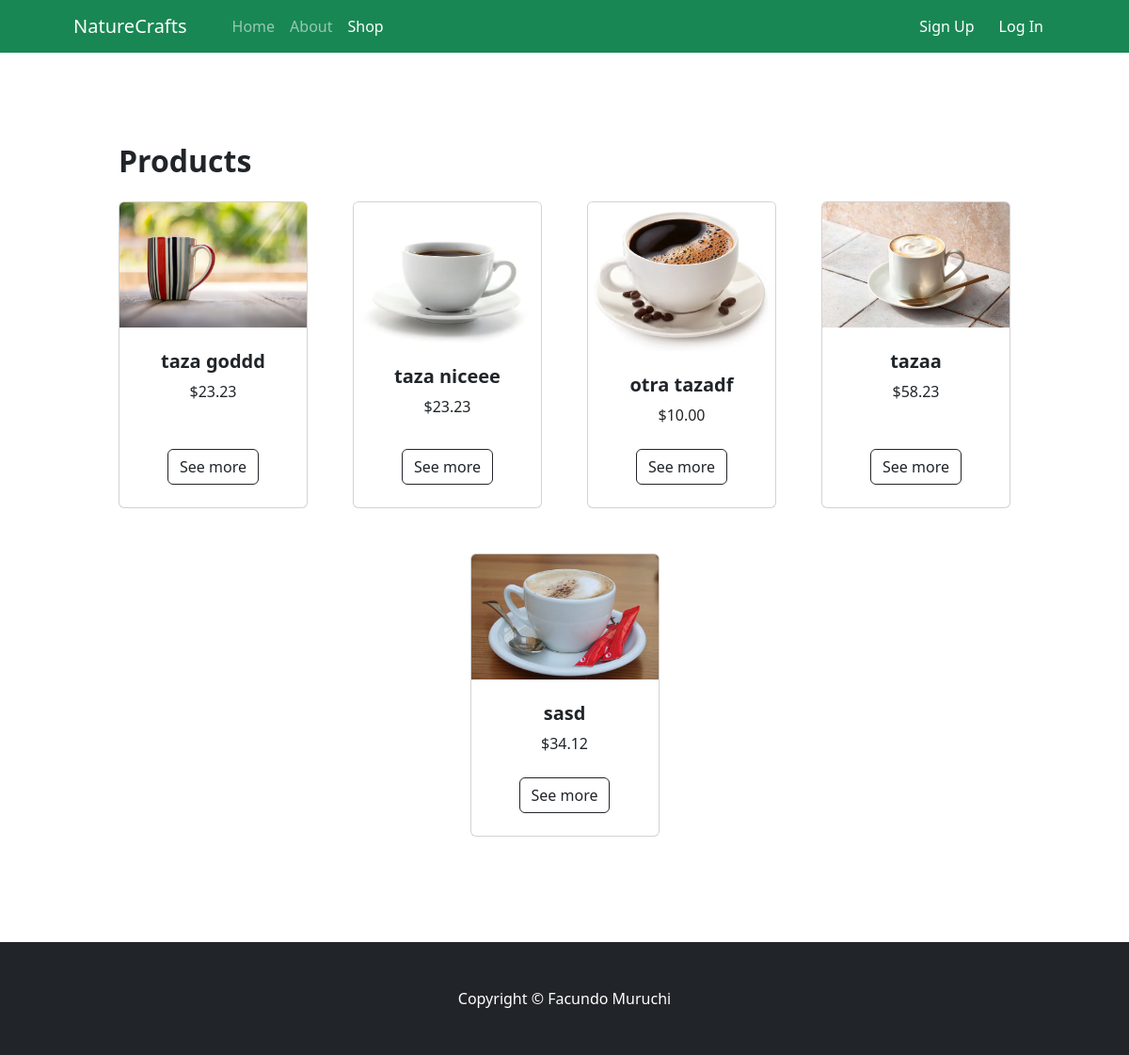
Before: /shopping/shop/ with the older database file.
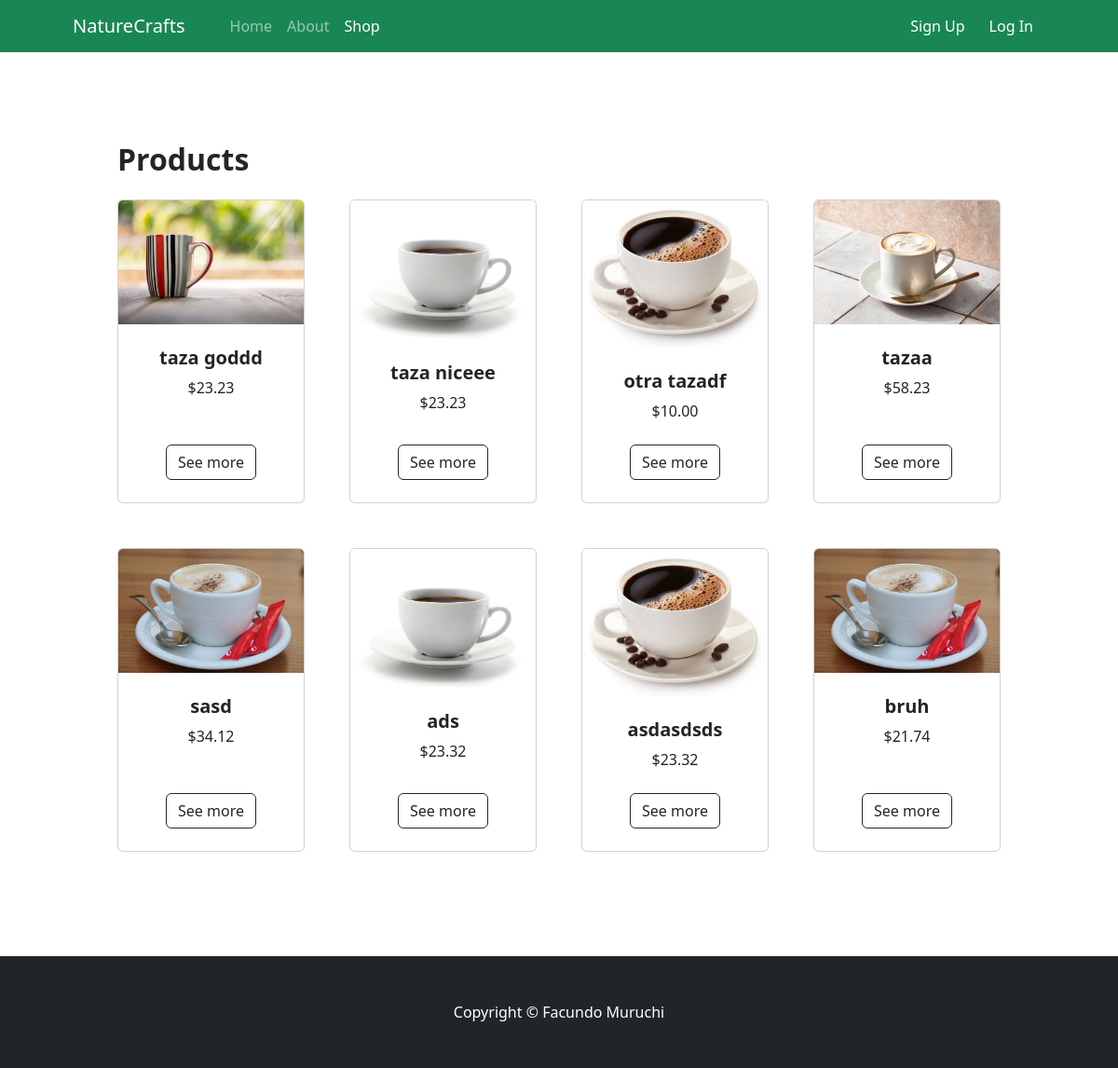
After: the same page with the newer database file.
### shopping/models.py (models this page shows, shortened)
class Post(models.Model):
    title = models.CharField(max_length=50)
    desc = RichTextField(max_length=1000)
    img = models.ImageField(upload_to='posts')
    price = models.DecimalField(max_digits=5, decimal_places=2)
    date = models.DateTimeField(auto_now=True)
    creator = models.ForeignKey(User, on_delete=models.CASCADE)

### shopping/views.py (the view)
# urls.py: path('shop/', PostListView.as_view(), name='shop'),
class PostListView(ListView):
    model = Post
    template_name = 'shopping/shop.html'

### shopping/templates/shopping/shop.html
{% extends "base.html" %}
{% load static %}
{% block active %}
<ul class="navbar-nav me-auto mb-2 mb-lg-0 ms-lg-4">
    <li class="nav-item"><a class="nav-link" href="{% url "home" %}">Home</a></li>
    <li class="nav-item"><a class="nav-link" href="{% url "about" %}">About</a></li>
    <li class="nav-item"><a class="nav-link active" aria-current="page" href="{% url "shop" %}">Shop</a></li>
</ul>
{% endblock active %}
{% block heading %}
<div class="container px-4 px-lg-5 mt-5">
    {% if object_list %}
        <h2 class="fw-bolder mb-4">Products</h2>
        <div class="row gx-4 gx-lg-5 row-cols-2 row-cols-md-3 row-cols-xl-4 justify-content-center">
            {% for post in object_list %}
                <div class="col mb-5">
                    <div class="card h-100">
                        <img class="card-img-top" src="{{post.img.url}}" alt="..." />
                        <div class="card-body p-4">
                            <div class="text-center">
                                <h5 class="fw-bolder">{{post.title}}</h5>
                                ${{post.price}}
                            </div>
                        </div>
                        <div class="card-footer p-4 pt-0 border-top-0 bg-transparent">
                            <div class="text-center"><a class="btn btn-outline-dark mt-auto" href="{% url "details" post.id %}">See more</a></div>
                        </div>
                    </div>
                </div>
            {% endfor %}
    {% else %}
        <h2 class="fw-bolder mb-4">Be the first on posting!</h2>
        <a class="btn btn-light" href="{% url "upload" %}">Upload</a>
    {% endif %}
        </div>
</div>
{% endblock heading %}

### templates/base.html (shortened to what this page needs)
{% load static %}
<!DOCTYPE html>
<html lang="en">
    <head>
        <link href="https://cdn.jsdelivr.net/npm/bootstrap-icons@1.5.0/font/bootstrap-icons.css" rel="stylesheet" />
        <link href={% static "css/styles.css" %} rel="stylesheet" />
    </head>
    <body>
        <nav class="navbar navbar-expand-lg navbar-dark bg-success">
            <div class="container px-4 px-lg-5">
                <a class="navbar-brand" href="{% url "home" %}">NatureCrafts</a>
                <div class="collapse navbar-collapse" id="navbarSupportedContent">
                    {% block active %}{% endblock active %}
                    {% if user.is_authenticated %}
                        <div class="dropdown">
                            <button class="btn btn-success dropdown-toggle" type="button" data-bs-toggle="dropdown" aria-expanded="false">
                                Profile
                            </button>
                            <ul class="dropdown-menu">
                                <li><a class="dropdown-item" href="{% url "account" %}">Account</a></li>
                                <li><a class="dropdown-item" href="{% url "upload" %}">Upload</a></li>
                                <form action="{% url 'logout' %}" method="post">
                                    {% csrf_token %}
                                    <li><button type="submit" class="dropdown-item">Log Out</button></li>
                                </form>
                            </ul>
                        </div>
                        <form class="d-flex">
                            <a class="btn btn-outline-light" type="submit" href="{% url "cart" %}">
                                <i class="bi-cart-fill me-1"></i>
                                Cart
                                <span class="bi-fill me-1">0</span>
                            </a>
                        </form>
                    {% else %}
                        <a class="btn btn-success" href="{% url "signup" %}">Sign Up</a>
                        <a class="btn btn-success" href="{% url "login" %}">Log In</a>
                    {% endif %}
                </div>
            </div>
        </nav>
        <section class="py-5">
            <div class="container px-4 px-lg-5 my-3">
                    {% block heading %}{% endblock heading %}
            </div>
        </section>
        <footer class="py-5 bg-dark">
            <div class="container"><p class="m-0 text-center text-white">Copyright &copy; Facundo Muruchi</p></div>
        </footer>
    </body>
</html>

Changed rows visible on the page:
added Post: img (picture), title "ads", price "23.32"
added Post: img (picture), title "asdasdsds", price "23.32"
added Post: img (picture), title "bruh", price "21.74"
